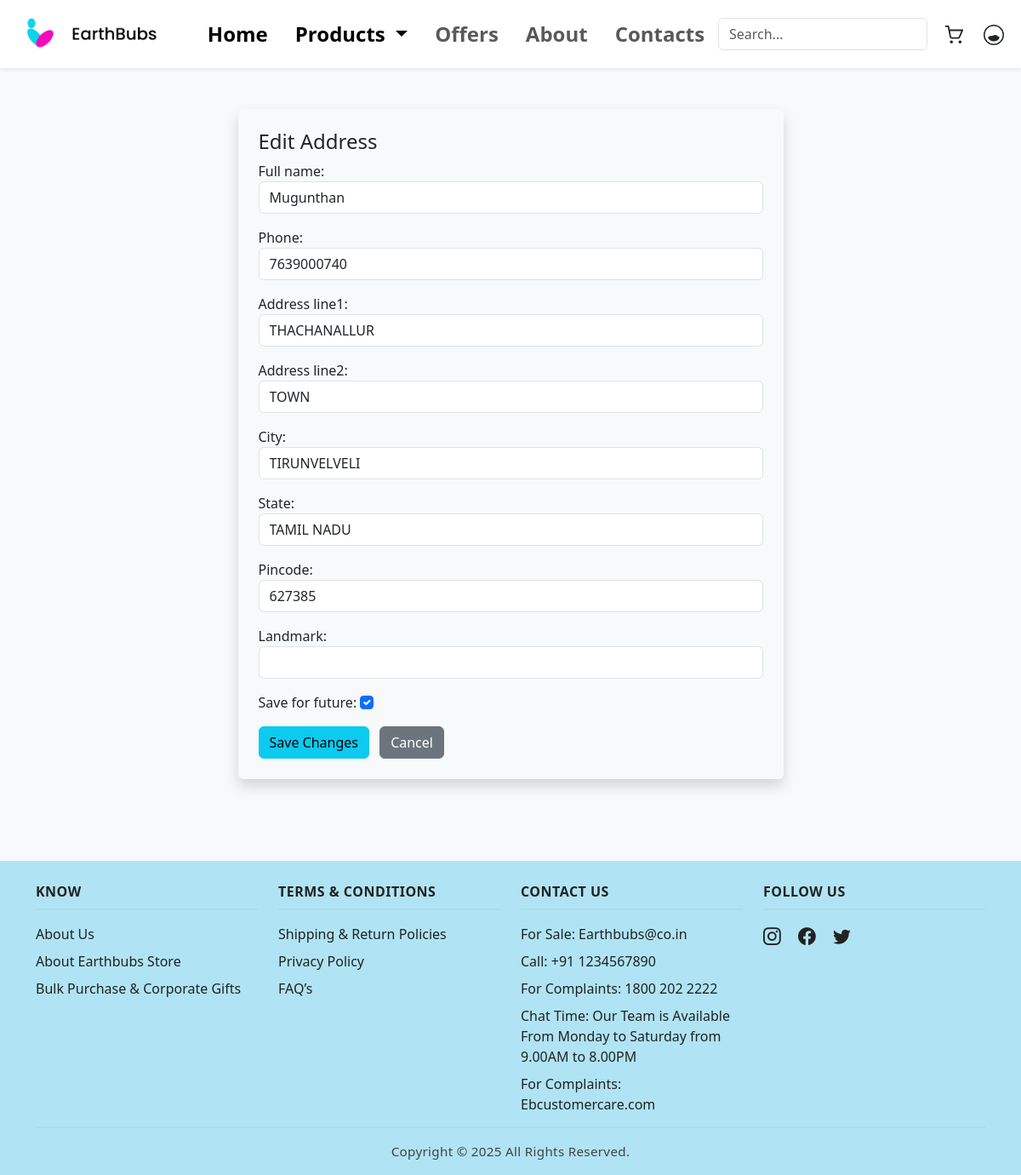
/edit-address/4/ (signed in), run on the app's committed database.
### shop/models.py (models this page shows, shortened)
class UserAddress(models.Model):
    user = models.ForeignKey(User, on_delete=models.CASCADE, related_name='addresses')
    full_name = models.CharField(max_length=100)
    phone = models.CharField(max_length=20)
    address_line1 = models.CharField(max_length=255)
    address_line2 = models.CharField(max_length=255, blank=True)
    city = models.CharField(max_length=100)
    state = models.CharField(max_length=100)
    pincode = models.CharField(max_length=20)
    landmark = models.CharField(max_length=100, blank=True)
    save_for_future = models.BooleanField(default=True)
    created_at = models.DateTimeField(auto_now_add=True)

### shop/views.py (the view)
# urls.py: path('edit-address/<int:address_id>/', edit_address, name='edit_address'),
def edit_address(request, address_id):
    address = UserAddress.objects.get(id=address_id, user=request.user)
    if request.method == 'POST':
        form = UserAddressForm(request.POST, instance=address)
        if form.is_valid():
            form.save()
            return redirect('checkout')
    else:
        form = UserAddressForm(instance=address)
    return render(request, 'shop/edit_address.html', {'form': form, 'address': address})

### shop/forms.py
class UserAddressForm(forms.ModelForm):
    class Meta:
        model = UserAddress
        fields = [
            'full_name', 'phone', 'address_line1', 'address_line2',
            'city', 'state', 'pincode', 'landmark', 'save_for_future'
        ]
        widgets = {
            'full_name': forms.TextInput(attrs={'class': 'form-control'}),
            'phone': forms.TextInput(attrs={'class': 'form-control'}),
            'address_line1': forms.TextInput(attrs={'class': 'form-control'}),
            'address_line2': forms.TextInput(attrs={'class': 'form-control'}),
            'city': forms.TextInput(attrs={'class': 'form-control'}),
            'state': forms.TextInput(attrs={'class': 'form-control'}),
            'pincode': forms.TextInput(attrs={'class': 'form-control'}),
            'landmark': forms.TextInput(attrs={'class': 'form-control'}),
            'save_for_future': forms.CheckboxInput(attrs={'class': 'form-check-input'}),
        }

### shop/templates/shop/edit_address.html (shortened to what this page needs)
{% extends 'shop/base.html' %}
{% block content %}
<div class="container py-5">
    <div class="row justify-content-center">
        <div class="col-md-7">
            <form method="post" class="bg-light p-4 rounded shadow">
                <h4>Edit Address</h4>
                {{ form.as_p }}
                <button type="submit" class="btn btn-info">Save Changes</button>
                <a href="/checkout/" class="btn btn-secondary ms-2">Cancel</a>
            </form>
        </div>
    </div>
</div>
{% endblock %}

### shop/static/shop/css/styles.css (style rules this page uses)
* { margin: 0; padding: 0; box-sizing: border-box; }
body { background-color: #f8f9fa; }

### data on the page
UserAddress: full_name "Mugunthan", phone "7639000740", address_line1 "THACHANALLUR", address_line2 "TOWN", city "TIRUNVELVELI", state "TAMIL NADU", pincode "627385", save_for_future "☑"
